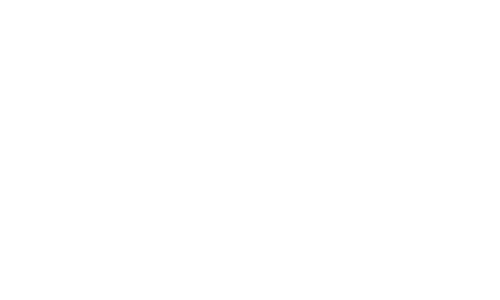
Frame 1 (no input)
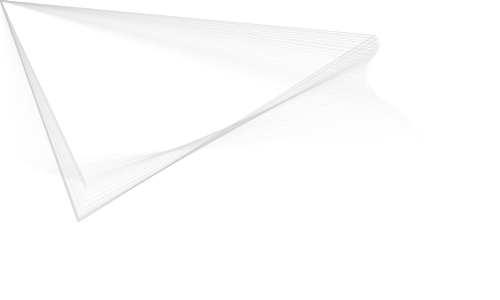
Frame 60 (the mouse pressed at the canvas centre just before this capture)
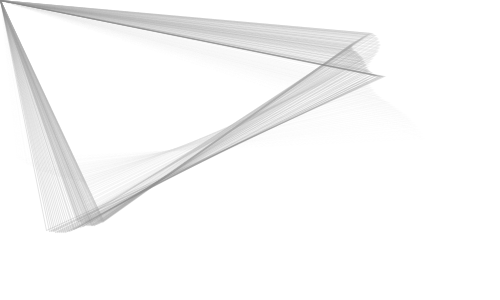
Frame 120 (the mouse held since frame 60 and released just before this capture)

The Processing sketch that drew these frames (run headless with seeded random() and noise(); from frame 60 on, the mouse is pressed at the canvas centre):

// Processing sketch: processing_39442
// ── processing_39442.pde

// Jan 2009
// http://www.abandonedart.org
// http://www.zenbullets.com
//
// This work is licensed under a Creative Commons 3.0 License.
// (Attribution - NonCommerical - ShareAlike)
// http://creativecommons.org/licenses/by-nc-sa/3.0/
// 
// This basically means, you are free to use it as long as you:
// 1. give http://www.zenbullets.com a credit
// 2. don't use it for commercial gain
// 3. share anything you create with it in the same way I have
//
// These conditions can be waived if you want to do something groovy with it 
// though, so feel free to email me via http://www.zenbullets.com


//================================= global vars

int _num = 10;    
float _angnoise, _radiusnoise;
float _xnoise, _ynoise;
float _angle = -PI/2;
float _radius = 100;
float _strokeCol = 254;

//================================= init

void setup() {
  size(500, 300);
  smooth(); 
  frameRate(30);
  
  clearBackground();
  
  _angnoise = random(10);
  _radiusnoise = random(10);
  _xnoise = random(10);
  _ynoise = random(10);
}

void clearBackground() {
  background(255);
}

//================================= frame loop

void draw() {
  
  _radiusnoise += 0.005;
  _radius = (noise(_radiusnoise) * 550) +1;
  
  _angnoise += 0.005;
  _angle += (noise(_angnoise) * 6) - 3;
  if (_angle > 360) { _angle -= 360; }
  if (_angle < 0) { _angle += 360; }
  
  // wobble centre
  _xnoise += 0.01;
  _ynoise += 0.01;
  float centreX = width/2 + (noise(_xnoise) * 100) - 50;
  float centreY = height/2 + (noise(_ynoise) * 100) - 50;
  
  float rad = radians(_angle);
  float x1 = centreX + (_radius * cos(rad));
  float y1 = centreY + (_radius * sin(rad));
  
  // opposite
  float opprad = rad + PI;
  float x2 = centreX + (_radius * cos(opprad));
  float y2 = centreY + (_radius * sin(opprad));
  
  
  noFill();
  _strokeCol += _strokeChange;
  if (_strokeCol > 254) { _strokeChange *= -1; }
  if (_strokeCol < 0) { _strokeChange *= -1; }
  stroke(_strokeCol, 60);
  strokeWeight(1);
  triangle(x1, y1, x2, y2, 0, 0);
}

int _strokeChange = -1;


//================================= interaction

void mousePressed() { 
  clearBackground();
}
